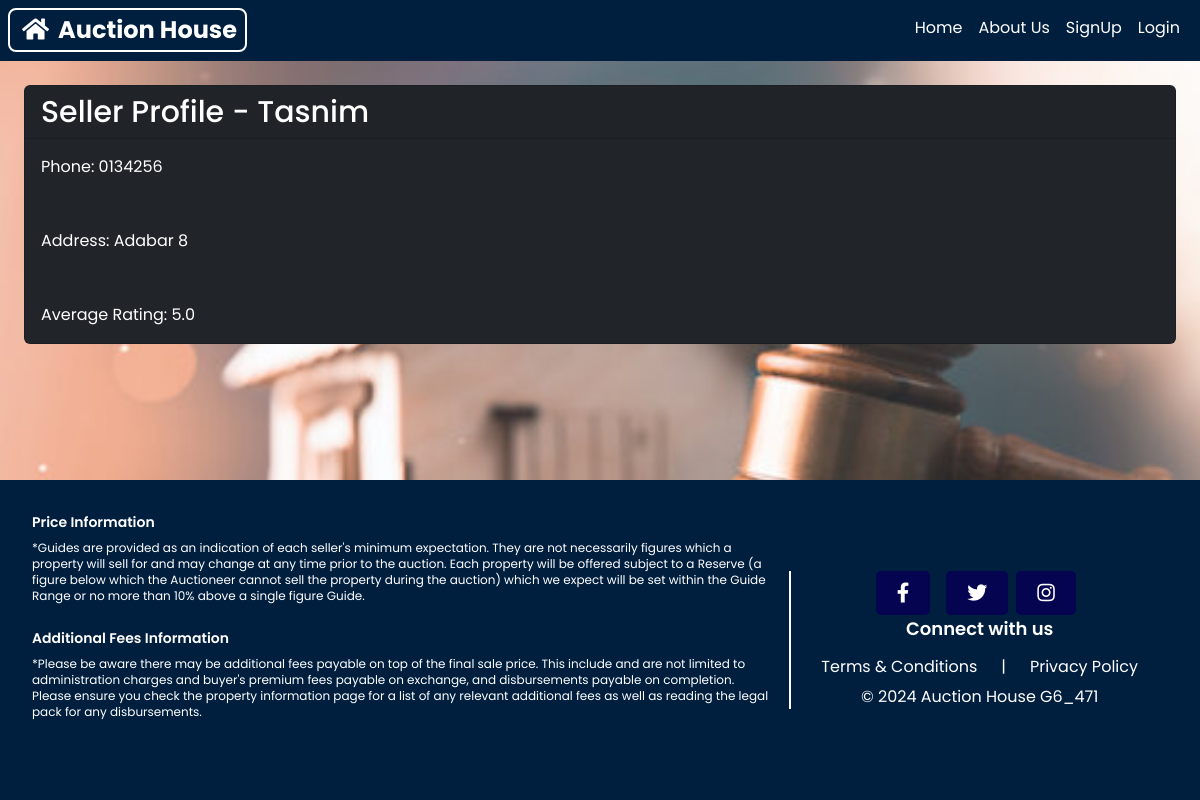
/seller/19/, run on an earlier commit of the app's database.
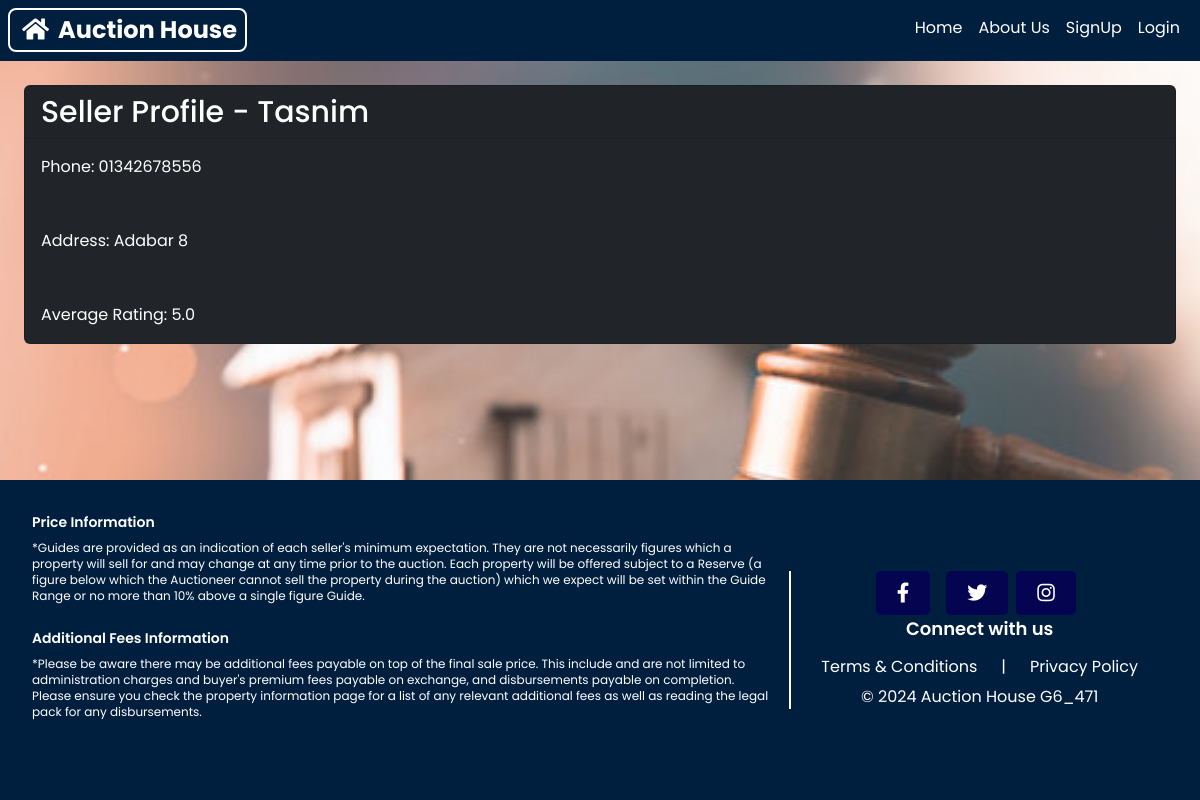
And on a later commit of the database.
### userProfile/models.py (models this page shows, shortened)
class Buyer_Seller(models.Model):
    user=models.OneToOneField(User, primary_key=True, on_delete=models.CASCADE)
    phone=models.CharField(max_length=11)
    address=models.CharField(max_length=100)
    ratings_sum = models.IntegerField(default=0)
    ratings_count = models.IntegerField(default=0)
    def average_rating(self):
        ratings = Rating.objects.filter(buyer_seller=self)
        avg_rating = ratings.aggregate(Avg('rating'))['rating__avg']
        return avg_rating if avg_rating else 0

### website/views.py (the view)
# urls.py: path('seller/<int:seller_id>/', views.seller_profile, name='seller_profile'),
def seller_profile(request, seller_id):
    seller = get_object_or_404(Buyer_Seller, user_id=seller_id)
    return render(request, 'seller_profile.html', {'seller': seller})

### website/templates/seller_profile.html
{% extends 'base.html' %}
{% block content %}
    <div class="container mt-4">
        <div class="card bg-dark text-white">
            <h2 class="card-header">Seller Profile - {{ seller.user.username }}</h2>
            <div class="card-body">
                <p class="card-text">Phone: {{ seller.phone }}</p>
                <p class="card-text">Address: {{ seller.address }}</p>
                <p class="card-text">Average Rating: {{ seller.average_rating }}</p>
            </div>
        </div>
    </div>
{% endblock %}

What changed in the data, as far as the page shows it:
changed Buyer_Seller "Adabar 8": phone "0134256" → "01342678556"
